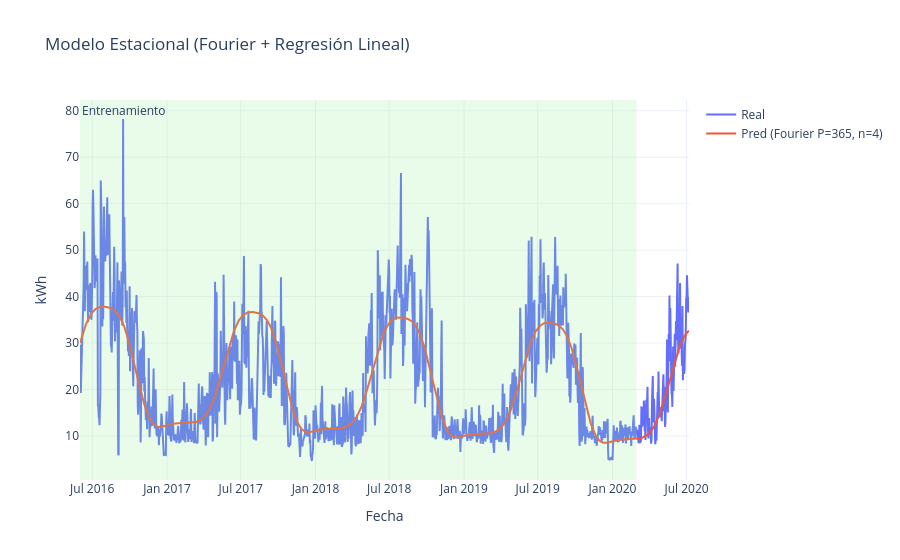
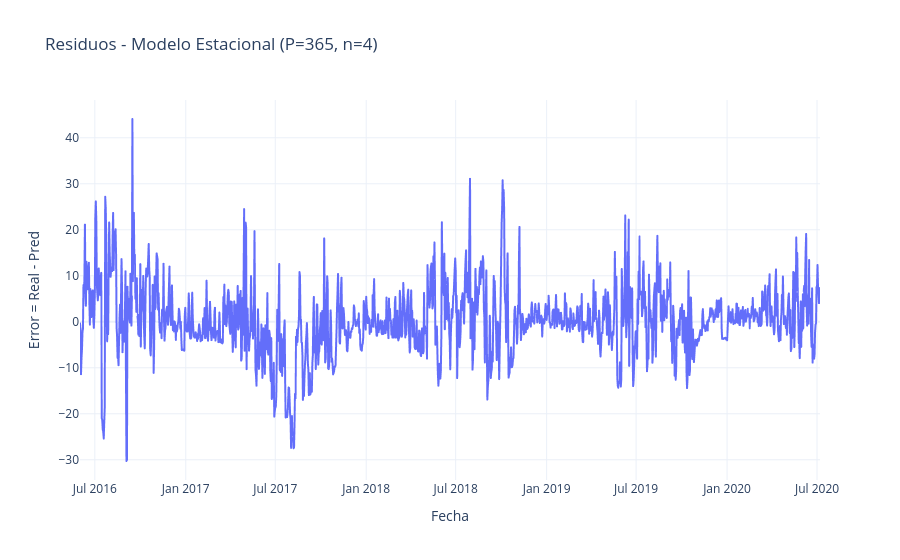

Notebook code for these charts, in order:
### Code cell
# =========================================================
# 4) Pipeline_seasonal: Fourier + Regresión Lineal
#    Selección de P (periodo) y n (orden) vía validación temporal interna
# =========================================================
def make_seasonal_pipeline(P, n):
    return Pipeline(steps=[
        ("fourier", FourierFeatures(n=n, p=P)),
        ("linreg", LinearRegression())
    ])


Pipeline_seasonal = make_seasonal_pipeline(365, 4)

# =========================================================
# 5) Entrenar estacionalidad, predecir y evaluar 
# =========================================================
Pipeline_seasonal.fit(X_train, y_train)

yhat_train_seas = Pipeline_seasonal.predict(X_train)
yhat_test_seas  = Pipeline_seasonal.predict(X_test)
mae_train_seas  = mean_absolute_error(y_train, yhat_train_seas)
mae_test_seas   = mean_absolute_error(y_test,  yhat_test_seas)
print(f"[Seasonal] MAE train: {mae_train_seas:,.3f} | MAE test: {mae_test_seas:,.3f}")

yhat_full_seas= np.concatenate([yhat_train_seas,yhat_test_seas])

fig_seas = go.Figure()
fig_seas.add_trace(go.Scatter(x=full["date"], y=full["Energy_kWh"], name="Real", mode="lines"))
fig_seas.add_trace(go.Scatter(x=full["date"], y=yhat_full_seas, name=f"Pred (Fourier P=365, n=4)", mode="lines"))
fig_seas.add_vrect(x0=train["date"].min(), x1=train["date"].max(),
                   fillcolor="LightGreen", opacity=0.2, line_width=0,
                   annotation_text="Entrenamiento", annotation_position="top left")
fig_seas.update_layout(title="Modelo Estacional (Fourier + Regresión Lineal)", xaxis_title="Fecha", yaxis_title="kWh",
                       template="plotly_white", hovermode="x unified")
fig_seas.show()

# =========================================================
# 6) Residuos del modelo estacional y comentario
# =========================================================
res_full_seas = full["Energy_kWh"].to_numpy() - yhat_full_seas

fig_res_seas = px.line(x=full["date"], y=res_full_seas,
                       labels={"x":"Fecha", "y":"Error = Real - Pred"},
                       title=f"Residuos - Modelo Estacional (P=365, n=4)")
fig_res_seas.update_layout(template="plotly_white", hovermode="x unified")
fig_res_seas.show()

### Figure 1 — Plotly figure (JSON) as saved in the notebook; plotly's stock layout.template omitted (floating-point values rounded to 4 significant figures; data arrays with more than 128 entries replaced by an {"elided": "..."} marker saying what was removed)
{"data": [{"mode": "lines", "name": "Real", "type": "scatter", "x": {"elided": "1498 str values"}, "y": {"elided": "1498 float values"}}, {"mode": "lines", "name": "Pred (Fourier P=365, n=4)", "type": "scatter", "x": {"elided": "1498 str values"}, "y": {"elided": "1498 float values"}}], "layout": {"annotations": [{"showarrow": false, "text": "Entrenamiento", "x": "2016-06-01T00:00:00", "xanchor": "left", "xref": "x", "y": 1, "yanchor": "top", "yref": "y domain"}], "hovermode": "x unified", "shapes": [{"fillcolor": "LightGreen", "line": {"width": 0}, "opacity": 0.2, "type": "rect", "x0": "2016-06-01T00:00:00", "x1": "2020-02-29T00:00:00", "xref": "x", "y0": 0, "y1": 1, "yref": "y domain"}], "title": {"text": "Modelo Estacional (Fourier + Regresión Lineal)"}, "xaxis": {"title": {"text": "Fecha"}}, "yaxis": {"title": {"text": "kWh"}}}}

### Figure 2 — Plotly figure (JSON) as saved in the notebook; plotly's stock layout.template omitted (floating-point values rounded to 4 significant figures; data arrays with more than 128 entries replaced by an {"elided": "..."} marker saying what was removed)
{"data": [{"hovertemplate": "Fecha=%{x}<br>Error = Real - Pred=%{y}<extra></extra>", "legendgroup": "", "line": {"color": "#636efa", "dash": "solid"}, "marker": {"symbol": "circle"}, "mode": "lines", "name": "", "showlegend": false, "type": "scattergl", "x": {"elided": "1498 str values"}, "xaxis": "x", "y": {"elided": "1498 float values"}, "yaxis": "y"}], "layout": {"hovermode": "x unified", "legend": {"tracegroupgap": 0}, "title": {"text": "Residuos - Modelo Estacional (P=365, n=4)"}, "xaxis": {"anchor": "y", "domain": [0, 1], "title": {"text": "Fecha"}}, "yaxis": {"anchor": "x", "domain": [0, 1], "title": {"text": "Error = Real - Pred"}}}}
